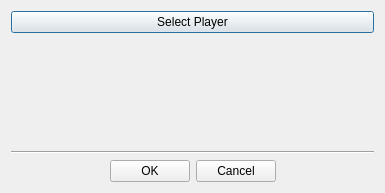
<?xml version="1.0" encoding="UTF-8"?>
<ui version="4.0">
 <class>DKCompactObjectReferencePickerDialog</class>
 <widget class="QDialog" name="DKCompactObjectReferencePickerDialog">
  <property name="geometry">
   <rect>
    <x>0</x>
    <y>0</y>
    <width>385</width>
    <height>193</height>
   </rect>
  </property>
  <property name="windowTitle">
   <string>Choose Reference</string>
  </property>
  <layout class="QGridLayout" name="gridLayout">
   <item row="2" column="0" colspan="2">
    <widget class="Line" name="line_2">
     <property name="orientation">
      <enum>Qt::Horizontal</enum>
     </property>
    </widget>
   </item>
   <item row="0" column="0" colspan="2">
    <widget class="QPushButton" name="buttonSelectPlayer">
     <property name="text">
      <string>Select Player</string>
     </property>
    </widget>
   </item>
   <item row="1" column="0">
    <widget class="DKObjectReferencePicker" name="refPicker">
     <property name="allowNone">
      <bool>true</bool>
     </property>
     <property name="showViewRefButton">
      <bool>true</bool>
     </property>
    </widget>
   </item>
   <item row="3" column="0" colspan="2">
    <layout class="QHBoxLayout" name="horizontalLayout">
     <item>
      <spacer name="horizontalSpacer">
       <property name="orientation">
        <enum>Qt::Horizontal</enum>
       </property>
       <property name="sizeHint" stdset="0">
        <size>
         <width>0</width>
         <height>0</height>
        </size>
       </property>
      </spacer>
     </item>
     <item>
      <widget class="QPushButton" name="buttonOK">
       <property name="text">
        <string>OK</string>
       </property>
      </widget>
     </item>
     <item>
      <widget class="QPushButton" name="buttonCancel">
       <property name="text">
        <string>Cancel</string>
       </property>
      </widget>
     </item>
     <item>
      <spacer name="horizontalSpacer_2">
       <property name="orientation">
        <enum>Qt::Horizontal</enum>
       </property>
       <property name="sizeHint" stdset="0">
        <size>
         <width>0</width>
         <height>0</height>
        </size>
       </property>
      </spacer>
     </item>
    </layout>
   </item>
  </layout>
 </widget>
 <customwidgets>
  <customwidget>
   <class>DKObjectReferencePicker</class>
   <extends>QWidget</extends>
   <header>widgets/DKObjectReferencePicker.h</header>
  </customwidget>
 </customwidgets>
 <resources/>
 <connections/>
</ui>
